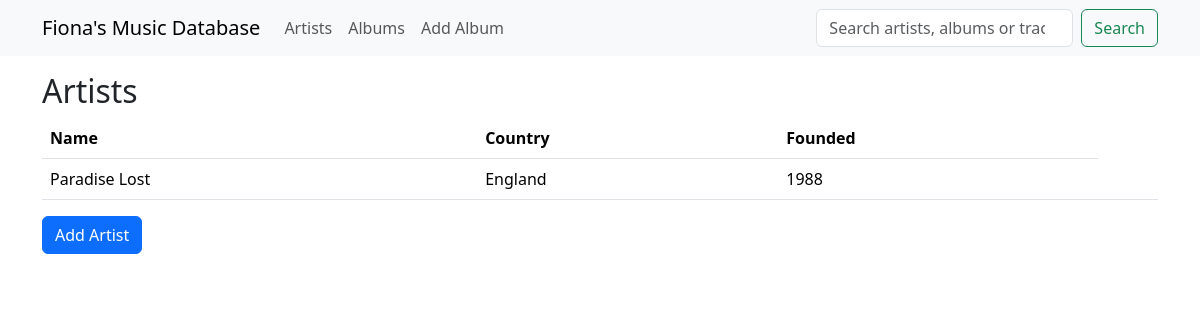
Page /artists on the earlier database version.
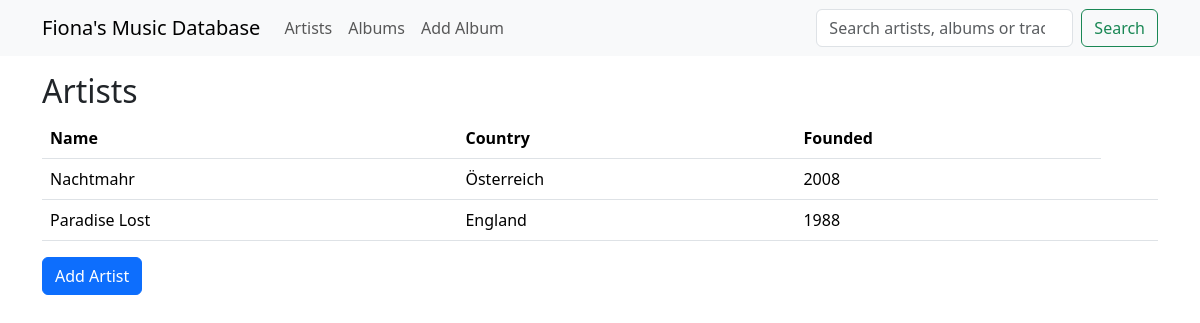
Same page on the later database version.
### app/models.py (models this page shows)
class Artists(db.Model):
    __tablename__ = "artists"
    id: so.Mapped[int] = so.mapped_column(primary_key=True)
    name: so.Mapped[str] = so.mapped_column(sa.String(128), index=True, unique=True)
    country: so.Mapped[Optional[str]] = so.mapped_column(sa.String(64))
    year_of_founding: so.Mapped[Optional[int]] = so.mapped_column(
        sa.Integer, index=True
    )
    notes: so.Mapped[Optional[str]] = so.mapped_column(sa.String(256))
    albums: so.Mapped[list["Albums"]] = so.relationship(back_populates="artist")

### app/main/routes.py (the view)
@bp.route("/artists", methods=["GET"])
def artists():
    artists = db.session.query(Artists).order_by(Artists.name).all()
    return render_template("artists.html", title="Artists", artists=artists)

### app/templates/artists.html (shortened to what this page needs)
{% extends "base.html" %} {% block content %}
<h2>Artists</h2>
<table class="table table-hover">
  <thead>
    <tr>
      <th>Name</th>
      <th>Country</th>
      <th>Founded</th>
    </tr>
  </thead>
  <tbody>
    {% for artist in artists %}
    <tr class="position-relative">
      <td>{{ artist.name }}</td>
      <td>{{ artist.country or "-" }}</td>
      <td>{{ artist.year_of_founding or "-" }}</td>
      <td>
      </td>
    </tr>
    {% endfor %}
  </tbody>
</table>
<a href="{{ url_for('main.add_artist') }}" class="btn btn-primary mb-3"
  >Add Artist</a
>
{% endblock %}

Differences in the rows shown:
added Artists: name "Nachtmahr", country "Österreich", year_of_founding "2008"
